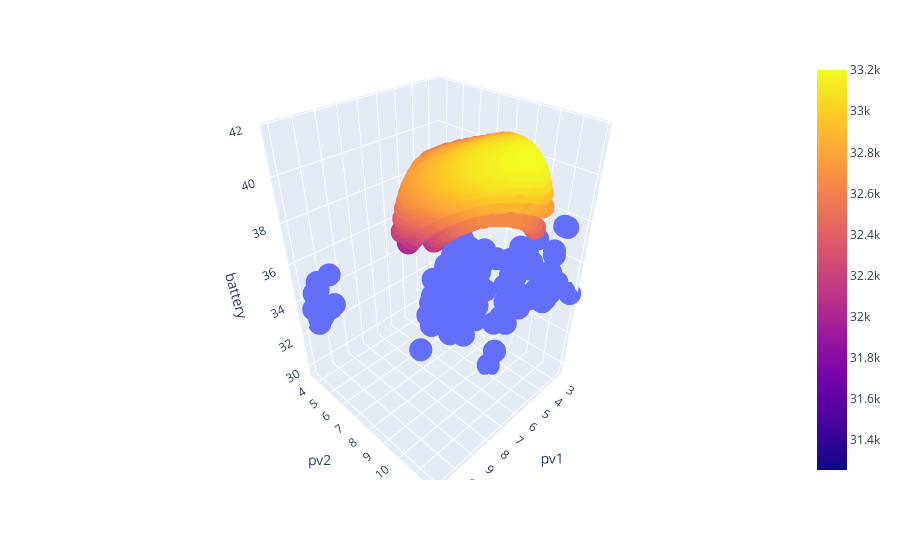

Here is the notebook cell this chart was saved with:
### Code cell
cheby_pts_df = pd.DataFrame(cheby_pts)

fig = px.scatter_3d(adagrad_df_3482_0, x='pv1', y='pv2', z='battery')
fig.add_trace(px.scatter_3d(cheby_pts_df, x=0, y=1, z=2, color=3).data[0])
fig.show()

### Figure 1 — Plotly figure (JSON) as saved in the notebook; plotly's stock layout.template omitted (floating-point values rounded to 4 significant figures; data arrays with more than 128 entries replaced by an {"elided": "..."} marker saying what was removed)
{"data": [{"hovertemplate": "pv1=%{x}<br>pv2=%{y}<br>battery=%{z}<extra></extra>", "legendgroup": "", "marker": {"color": "#636efa", "symbol": "circle"}, "mode": "markers", "name": "", "scene": "scene", "showlegend": false, "type": "scatter3d", "x": {"elided": "174 float values"}, "y": {"elided": "174 float values"}, "z": {"elided": "174 float values"}}, {"hovertemplate": "0=%{x}<br>1=%{y}<br>2=%{z}<br>3=%{marker.color}<extra></extra>", "legendgroup": "", "marker": {"color": {"elided": "690 float values"}, "coloraxis": "coloraxis", "symbol": "circle"}, "mode": "markers", "name": "", "scene": "scene", "showlegend": false, "type": "scatter3d", "x": {"elided": "690 float values"}, "y": {"elided": "690 float values"}, "z": {"elided": "690 float values"}}], "layout": {"legend": {"tracegroupgap": 0}, "margin": {"t": 60}, "scene": {"domain": {"x": [0, 1], "y": [0, 1]}, "xaxis": {"title": {"text": "pv1"}}, "yaxis": {"title": {"text": "pv2"}}, "zaxis": {"title": {"text": "battery"}}}}}
